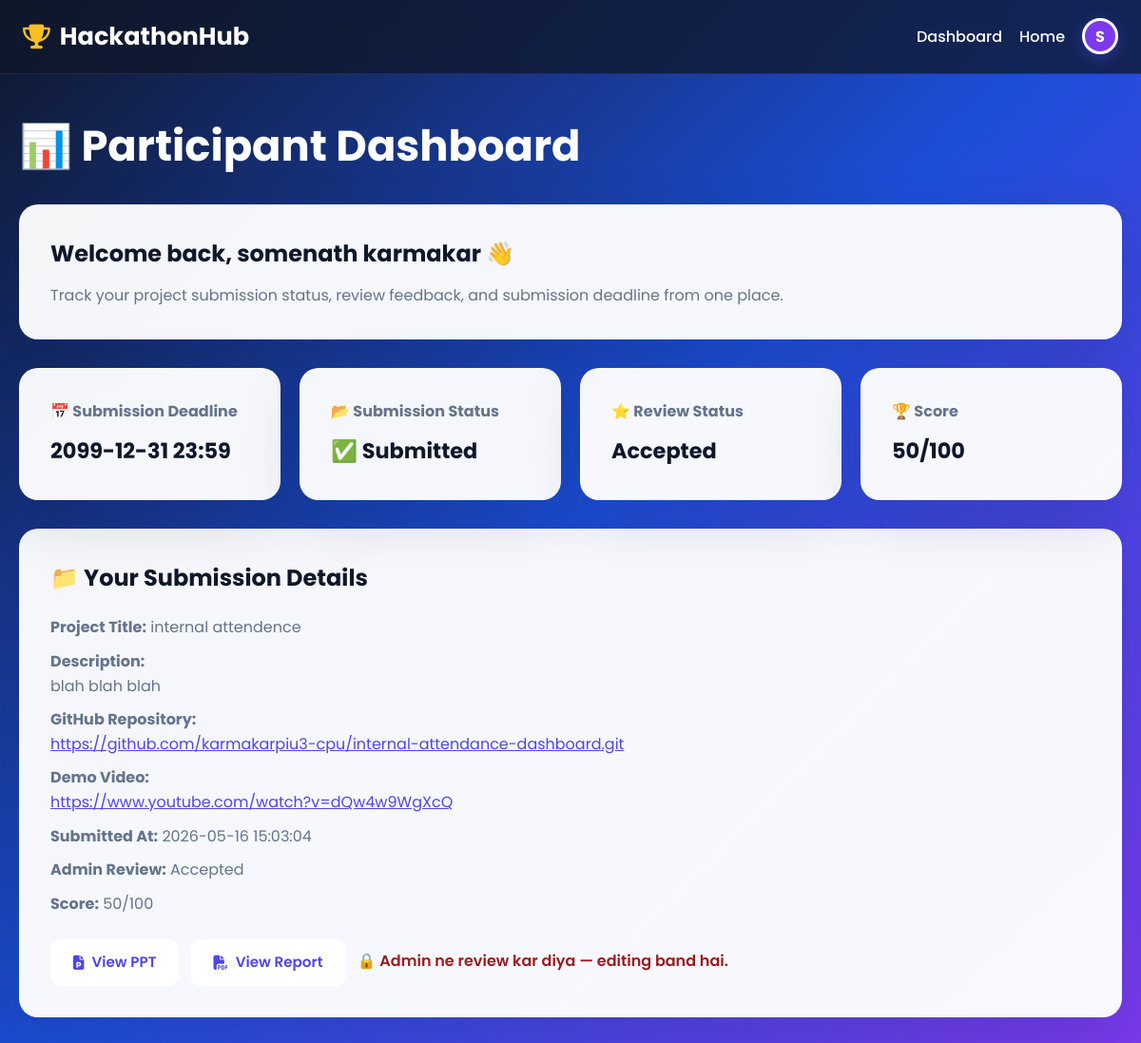
/dashboard (signed in), run on the app's committed database.
### tables this page shows
CREATE TABLE settings (
        id INTEGER PRIMARY KEY AUTOINCREMENT,
        deadline TEXT
    );

CREATE TABLE submissions (
        id INTEGER PRIMARY KEY AUTOINCREMENT,
        user_id INTEGER,
        project_title TEXT,
        description TEXT,
        github_link TEXT,
        ppt_file TEXT,
        report_file TEXT,
        video_link TEXT,
        submit_time TEXT,
        status TEXT DEFAULT 'Submitted',
        admin_review TEXT DEFAULT 'Pending',
        score INTEGER,
        FOREIGN KEY(user_id) REFERENCES users(id)
    );

### app.py (the view)
@app.route('/dashboard')
def dashboard():
    if 'user_id' not in session:
        return redirect('/login')
    conn = get_db_connection()
    submission = conn.execute(
        "SELECT * FROM submissions WHERE user_id = ?",
        (session['user_id'],)
    ).fetchone()
    conn.close()
    return render_template(
        'dashboard.html',
        submission=submission,
        deadline=get_deadline(),
        deadline_passed=is_deadline_passed()
    )

### app.py (called while the page is built)
def get_db_connection():
    conn = sqlite3.connect(DATABASE)
    conn.row_factory = sqlite3.Row
    return conn

def get_deadline():
    conn = get_db_connection()
    row = conn.execute("SELECT deadline FROM settings LIMIT 1").fetchone()
    conn.close()
    return row['deadline'] if row else None

def is_deadline_passed():
    deadline = get_deadline()
    if not deadline:
        return False
    return datetime.now() > datetime.strptime(deadline, '%Y-%m-%d %H:%M')

### templates/dashboard.html (shortened to what this page needs)
{% extends 'base.html' %}
{% block content %}
<h1 class="page-title">📊 Participant Dashboard</h1>
<div class="card" style="margin-bottom: 30px;">
    <h2>Welcome back, {{ session['name'] }} 👋</h2>
    <p>
        Track your project submission status, review feedback,
        and submission deadline from one place.
    </p>
</div>
<div class="stats-grid">
    <div class="stat-card">
        <h3>📅 Submission Deadline</h3>
        <p>{{ deadline }}</p>
    </div>
    <div class="stat-card">
        <h3>📂 Submission Status</h3>
        <p>
            {% if submission %}
                ✅ Submitted
            {% else %}
                ❌ Not Submitted
            {% endif %}
        </p>
    </div>
    <div class="stat-card">
        <h3>⭐ Review Status</h3>
        <p>
            {% if submission %}
                {{ submission['admin_review'] }}
            {% else %}
                Pending
            {% endif %}
        </p>
    </div>
    <div class="stat-card">
        <h3>🏆 Score</h3>
        <p>
            {% if submission and submission['score'] %}
                {{ submission['score'] }}/100
            {% else %}
                Not Graded
            {% endif %}
        </p>
    </div>
</div>
<div class="card" style="margin-top: 30px;">
    {% if submission %}
        <h2 style="margin-bottom: 20px;">📁 Your Submission Details</h2>
        <p><strong>Project Title:</strong> {{ submission['project_title'] }}</p>
        {% if submission['description'] %}
        <p style="margin-top: 10px;">
            <strong>Description:</strong><br>
            {{ submission['description'] }}
        </p>
        {% endif %}
        {% if submission['github_link'] %}
        <p style="margin-top: 10px;">
            <strong>GitHub Repository:</strong><br>
            <a href="{{ submission['github_link'] }}" target="_blank">
                {{ submission['github_link'] }}
            </a>
        </p>
        {% endif %}
        {% if submission['video_link'] %}
        <p style="margin-top: 10px;">
            <strong>Demo Video:</strong><br>
            <a href="{{ submission['video_link'] }}" target="_blank">
                {{ submission['video_link'] }}
            </a>
        </p>
        {% endif %}
        <p style="margin-top: 10px;">
            <strong>Submitted At:</strong> {{ submission['submit_time'] }}
        </p>
        <p style="margin-top: 10px;">
            <strong>Admin Review:</strong> {{ submission['admin_review'] }}
        </p>
        <p style="margin-top: 10px;">
            <strong>Score:</strong>
            {% if submission['score'] %}
                {{ submission['score'] }}/100
            {% else %}
                Not graded yet
            {% endif %}
        </p>
        <div class="hero-buttons" style="margin-top: 25px;">
            {% if submission['ppt_file'] %}
            <a class="btn-secondary"
               href="/uploads/ppt/{{ submission['ppt_file'] }}"
               target="_blank">
                <i class="fa-solid fa-file-powerpoint"></i>
                View PPT
            </a>
            {% endif %}
            {% if submission['report_file'] %}
            <a class="btn-secondary"
               href="/uploads/reports/{{ submission['report_file'] }}"
               target="_blank">
                <i class="fa-solid fa-file-pdf"></i>
                View Report
            </a>
            {% endif %}
            {% if not deadline_passed and submission['admin_review'] == 'Pending' %}
            <a class="btn-primary" href="/submit">
                <i class="fa-solid fa-pen-to-square"></i>
                Edit Submission
            </a>
            {% elif deadline_passed %}
            <p style="color: #991b1b; font-weight: 600; margin-top: 10px;">
                ⛔ Deadline pass ho gayi — editing band hai.
            </p>
            {% elif submission['admin_review'] != 'Pending' %}
            <p style="color: #991b1b; font-weight: 600; margin-top: 10px;">
                🔒 Admin ne review kar diya — editing band hai.
            </p>
            {% endif %}
        </div>
    {% endif %}
</div>
{% endblock %}

### templates/base.html (shortened to what this page needs)
<!doctype html>
<html lang="en">
  <head>
    <link rel="stylesheet" href="{{ url_for('static', filename='css/style.css') }}" />
    <link rel="stylesheet" href="https://cdnjs.cloudflare.com/ajax/libs/font-awesome/6.5.2/css/all.min.css" />
  </head>
  <body>
    <nav class="navbar">
      <div class="nav-container">
        <a href="/" class="logo">
          <i class="fa-solid fa-trophy"></i> HackathonHub
        </a>
        <div class="nav-links">
          {% if session.get('user_id') %}
            {% if session.get('role') == 'admin' %}
              <a href="/admin">Admin Dashboard</a>
            {% else %}
              <a href="/dashboard">Dashboard</a>
            {% endif %}
            <a href="/">Home</a>
            <div class="avatar-btn" onclick="togglePanel()" id="avatarBtn" style="width:38px;height:38px;border-radius:50%;background:#7c3aed;color:white;display:flex;align-items:center;justify-content:center;cursor:pointer;font-weight:bold;overflow:hidden;">
              {% if session.get('avatar') %}
                <img src="/uploads/avatars/{{ session['avatar'] }}" alt="avatar" style="width:100%;height:100%;object-fit:cover;">
              {% else %}
                {{ session['name'][0] | upper }}
              {% endif %}
            </div>
          {% else %}
            <a href="/">Home</a>
            <a href="/login">Login</a>
            <a href="/register" class="btn-nav">Register</a>
          {% endif %}
        </div>
      </div>
    </nav>
    <main class="main-container">
      {% block content %}{% endblock %}
    </main>
  </body>
</html>

### static/css/style.css (style rules this page uses)
* { margin: 0; padding: 0; box-sizing: border-box; }
:root { --primary: #4f46e5; --secondary: #7c3aed; --accent: #06b6d4; --success: #10b981; --danger: #ef4444; --dark: #0f172a; --dark-2: #1e293b; --text: #0f172a; --muted: #64748b; --white: #ffffff; --border: #e2e8f0; --shadow: 0 20px 60px rgba(15, 23, 42, 0.15); --radius: 20px; }
html { scroll-behavior: smooth; }
body { font-family: 'Poppins', sans-serif; background: linear-gradient(135deg, #0f172a 0%, #1d4ed8 50%, #7c3aed 100%); min-height: 100vh; color: var(--text); line-height: 1.6; }
.navbar { position: sticky; top: 0; z-index: 1000; background: rgba(15, 23, 42, 0.75); backdrop-filter: blur(14px); -webkit-backdrop-filter: blur(14px); border-bottom: 1px solid rgba(255, 255, 255, 0.08); }
.nav-container { max-width: 1200px; margin: auto; padding: 18px 24px; display: flex; justify-content: space-between; align-items: center; }
.logo { display: flex; align-items: center; gap: 10px; color: var(--white); text-decoration: none; font-size: 1.6rem; font-weight: 700; }
.logo i { color: #fbbf24; }
.nav-links { display: flex; align-items: center; gap: 18px; }
.nav-links a { color: var(--white); text-decoration: none; font-weight: 500; transition: 0.3s; position: relative; }
.nav-links a::after { content: ""; position: absolute; left: 0; bottom: -4px; width: 0%; height: 2px; background: #ffffff; transition: width 0.3s ease; }
.btn-primary, .btn-secondary, .btn-nav, button { display: inline-flex; align-items: center; justify-content: center; gap: 8px; padding: 12px 24px; border-radius: 12px; border: none; cursor: pointer; text-decoration: none; font-weight: 600; font-size: 0.95rem; transition: all 0.3s ease; }
.btn-secondary { background: white; color: var(--primary); }
.main-container { max-width: 1200px; margin: 40px auto; padding: 0 20px; }
.card, .auth-card, .hero-text, .hero-card, .stat-card { background: rgba(255, 255, 255, 0.96); border-radius: var(--radius); padding: 32px; box-shadow: var(--shadow); border: 1px solid rgba(255, 255, 255, 0.7); transition: all 0.3s ease; }
.hero-buttons { display: flex; gap: 12px; margin-top: 28px; flex-wrap: wrap; }
h1, h2, h3 { color: var(--text); margin-bottom: 12px; }
.page-title { color: white; font-size: 2.8rem; font-weight: 700; margin-bottom: 25px; }
p { color: var(--muted); }
a { color: var(--primary); }
.stats-grid { display: grid; grid-template-columns: repeat(auto-fit, minmax(230px, 1fr)); gap: 20px; margin-bottom: 30px; }
.stat-card h3 { font-size: 1rem; color: var(--muted); }
.stat-card p { margin-top: 10px; font-size: 1.4rem; font-weight: 700; color: var(--text); }
.avatar-btn { width: 38px; height: 38px; border-radius: 50%; background: linear-gradient(135deg, #4f46e5, #7c3aed); color: white; font-size: 1rem; font-weight: 700; display: flex; align-items: center; justify-content: center; cursor: pointer; box-shadow: 0 4px 15px rgba(79, 70, 229, 0.45); overflow: hidden; border: 3px solid white; transition: transform 0.2s; }

### data on the page
settings: deadline "2099-12-31 23:59"
submissions: admin_review "Accepted", score "50", project_title "internal attendence", description "blah blah blah", github_link "https://github.com/karmakarpiu3-cpu/internal-attendance-dashboard.git", video_link "https://www.youtube.com/watch?v=dQw4w9WgXcQ", submit_time "2026-05-16 15:03:04"

### other printed values
{{ session['name'][0] | upper }} "S"
{{ session['name'] }} "somenath karmakar"
